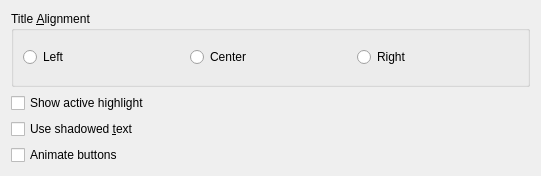
<?xml version="1.0" encoding="UTF-8"?>
<ui version="4.0">
 <class>PlastikConfigDialog</class>
 <widget class="QWidget" name="PlastikConfigDialog">
  <property name="geometry">
   <rect>
    <x>0</x>
    <y>0</y>
    <width>541</width>
    <height>176</height>
   </rect>
  </property>
  <property name="windowTitle">
   <string>Config Dialog</string>
  </property>
  <layout class="QVBoxLayout" name="verticalLayout">
   <item>
    <widget class="KButtonGroup" name="titleAlign">
     <property name="title">
      <string>Title &amp;Alignment</string>
     </property>
     <layout class="QHBoxLayout" name="horizontalLayout">
      <item>
       <widget class="QRadioButton" name="kcfg_titleAlignLeft">
        <property name="text">
         <string>Left</string>
        </property>
       </widget>
      </item>
      <item>
       <widget class="QRadioButton" name="kcfg_titleAlignCenter">
        <property name="text">
         <string>Center</string>
        </property>
       </widget>
      </item>
      <item>
       <widget class="QRadioButton" name="kcfg_titleAlignRight">
        <property name="text">
         <string>Right</string>
        </property>
       </widget>
      </item>
     </layout>
    </widget>
   </item>
   <item>
    <widget class="QCheckBox" name="kcfg_showActiveHighlight">
     <property name="whatsThis">
      <string>Check this option if you want show a higlight under the title bar of the active window.</string>
     </property>
     <property name="text">
      <string>Show active highlight</string>
     </property>
    </widget>
   </item>
   <item>
    <widget class="QCheckBox" name="kcfg_titleShadow">
     <property name="whatsThis">
      <string>Check this option if you want the titlebar text to have a 3D look with a shadow behind it.</string>
     </property>
     <property name="text">
      <string>Use shadowed &amp;text</string>
     </property>
    </widget>
   </item>
   <item>
    <widget class="QCheckBox" name="kcfg_animateButtons">
     <property name="whatsThis">
      <string>Check this option if you want the buttons to fade in when the mouse pointer hovers over them and fade out again when it moves away.</string>
     </property>
     <property name="text">
      <string>Animate buttons</string>
     </property>
    </widget>
   </item>
  </layout>
 </widget>
 <customwidgets>
  <customwidget>
   <class>KButtonGroup</class>
   <extends>QGroupBox</extends>
   <header>kbuttongroup.h</header>
   <container>1</container>
  </customwidget>
 </customwidgets>
 <tabstops>
  <tabstop>kcfg_animateButtons</tabstop>
  <tabstop>kcfg_titleShadow</tabstop>
 </tabstops>
 <resources/>
 <connections/>
</ui>
